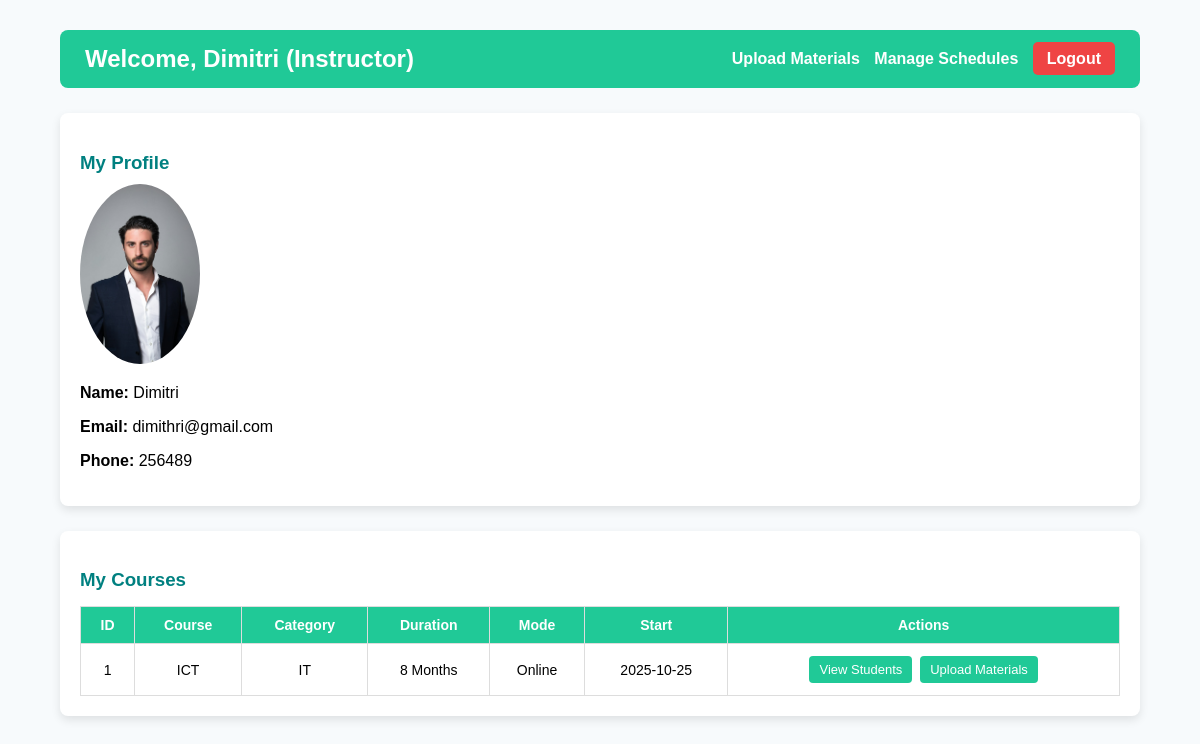
/instructor/instructor_dashboard.php (signed in), run on the app's committed database.
### tables this page shows
CREATE TABLE `users` (
  `user_id` int(11) NOT NULL,
  `username` varchar(100) NOT NULL,
  `role` enum('Admin','Instructor','Student') NOT NULL DEFAULT 'Student',
  `email` varchar(150) NOT NULL,
  `phone_num` varchar(150) NOT NULL,
  `password` varchar(255) NOT NULL,
  `gender` enum('Male','Female','Prefer not to say') NOT NULL,
  `image_user` varchar(250) NOT NULL,
  `created_at` timestamp NOT NULL DEFAULT current_timestamp()
);

CREATE TABLE `courses` (
  `course_id` int(11) NOT NULL,
  `course_name` varchar(150) NOT NULL,
  `category` varchar(100) NOT NULL,
  `course_des` text NOT NULL,
  `user_id` int(11) NOT NULL,
  `duration` int(11) NOT NULL,
  `start_date` date NOT NULL,
  `image` varchar(255) NOT NULL,
  `fee` decimal(10,2) NOT NULL,
  `mode` enum('Online','On-site') NOT NULL,
  `location` varchar(100) NOT NULL,
  `created_at` timestamp NOT NULL DEFAULT current_timestamp()
);

### instructor/instructor_dashboard.php (the view, shortened to what this page needs)
<?php
include('../includes/connect.php');
$instructor_id = $_SESSION['user_id'];
$stmt = $conn->prepare("SELECT username, email, phone_num, image_user FROM users WHERE user_id=?");
$stmt->bind_param("i", $instructor_id);
$stmt->execute();
$instructor = $stmt->get_result()->fetch_assoc();
$courses = [];
$result = $conn->query("SELECT * FROM courses WHERE user_id = $instructor_id");
if ($result) {
    while ($row = $result->fetch_assoc()) {
        $courses[] = $row;
    }
}
?>
<!DOCTYPE html>
<html lang="en">
<head>
  <link rel="stylesheet" href="../css/instructor.css">
</head>
<body>
  <div class="container">
    <header class="header">
      <h2>Welcome, <?php echo htmlspecialchars($instructor['username']); ?> (Instructor)</h2>
      <nav class="topnav">
        <a href="upload_materials.php">Upload Materials</a>
        <a href="notices.php">Manage Schedules</a>
        <a href="../admin/logout.php" class="btn-logout">Logout</a>
      </nav>
    </header>
    <section class="card">
      <h3>My Profile</h3>
      <?php if (!empty($instructor['image_user'])) { ?>
    <img src="../<?php echo $instructor['image_user']; ?>" width="120" style="border-radius:50%; object-fit:cover;">
<?php } else { ?>
    <img src="../includes/uploads/default.png" width="120" style="border-radius:50%; object-fit:cover;">
<?php } ?>
      <p><strong>Name:</strong> <?php echo htmlspecialchars($instructor['username']); ?></p>
      <p><strong>Email:</strong> <?php echo htmlspecialchars($instructor['email']); ?></p>
      <p><strong>Phone:</strong> <?php echo htmlspecialchars($instructor['phone_num']); ?></p>
    </section>
    <section class="card courses">
      <h3>My Courses</h3>
      <?php if (count($courses) > 0): ?>
        <table>
          <tr>
            <th>ID</th>
            <th>Course</th>
            <th>Category</th>
            <th>Duration</th>
            <th>Mode</th>
            <th>Start</th>
            <th>Actions</th>
          </tr>
          <?php foreach ($courses as $c): ?>
            <tr>
              <td><?php echo $c['course_id']; ?></td>
              <td><?php echo htmlspecialchars($c['course_name']); ?></td>
              <td><?php echo htmlspecialchars($c['category']); ?></td>
              <td><?php echo htmlspecialchars($c['duration']); ?> Months</td>
              <td><?php echo htmlspecialchars($c['mode']); ?></td>
              <td><?php echo htmlspecialchars($c['start_date']); ?></td>
              <td>
                <a href="view_students.php?course_id=<?php echo $c['course_id']; ?>" class="btn-small">View Students</a>
                <a href="upload_materials.php?course_id=<?php echo $c['course_id']; ?>" class="btn-small">Upload Materials</a>
              </td>
            </tr>
          <?php endforeach; ?>
        </table>
      <?php else: ?>
        <p>No courses assigned yet.</p>
      <?php endif; ?>
    </section>
  </div>
</body>
</html>

### css/instructor.css (style rules this page uses)
body { font-family: Arial, sans-serif; background: #ccccccd5; margin: 0; padding: 0; }
.container { width: 90%; margin: 20px auto; }
.header { background: #20c997; color: #fff; padding: 15px; border-radius: 6px; display: flex; justify-content: space-between; align-items: center; }
.header h2 { margin: 0; }
.topnav a { color: white; margin-left: 15px; text-decoration: none; font-weight: bold; }
.btn-logout { background: #ef4444; padding: 6px 12px; border-radius: 5px; }
.card { background: #fff; margin: 20px 0; padding: 20px; border-radius: 6px; box-shadow: 0 2px 6px rgba(0,0,0,0.1); }
table { width: 100%; border-collapse: collapse; margin-top: 10px; }
table, th, td { border: 1px solid #ddd; }
th, td { padding: 10px; text-align: center; }
th { background: #20c997; color: #fff; }
.btn-small { display: inline-block; padding: 6px 12px; font-size: 13px; border-radius: 4px; text-decoration: none; margin: 2px; background: #20c997; color: white; transition: 0.3s; }
body { font-family: Arial, sans-serif; background: #f7fafc; margin: 0; padding: 0; }
.container { width: 90%; margin: 30px auto; }
.header { display: flex; justify-content: space-between; align-items: center; background: #20c997; color: white; padding: 15px 25px; border-radius: 8px; }
.topnav a { color: white; text-decoration: none; margin-left: 10px; font-weight: bold; }
.card { background: #fff; margin-top: 25px; padding: 20px; border-radius: 8px; box-shadow: 0 4px 10px rgba(0, 0, 0, 0.1); }
h3 { color: #008080; margin-bottom: 10px; }
table { width: 100%; border-collapse: collapse; margin-top: 15px; }
th, td { padding: 10px; border: 1px solid #ddd; text-align: center; font-size: 14px; }
.btn-small { background: #20c997; color: #fff; padding: 6px 10px; border-radius: 4px; text-decoration: none; transition: 0.3s; }
.btn-logout { background: #ef4444; padding: 8px 14px; border-radius: 5px; color: #fff; text-decoration: none; }

### data on the page
users: username "Dimitri", image_user (picture), email "dimithri@gmail.com", phone_num "256489"
courses: course_id "1", course_name "ICT", category "IT", duration "8", mode "Online", start_date "2025-10-25"
